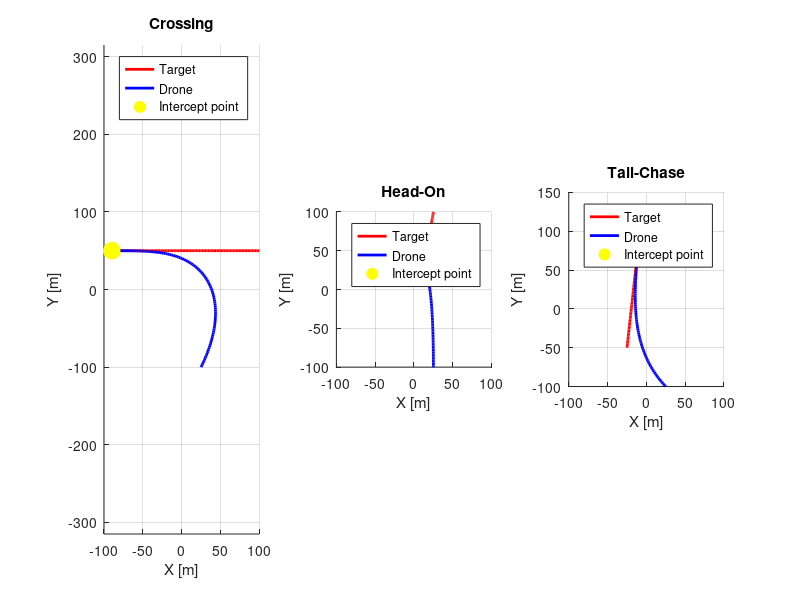

Reproduce this figure in MATLAB.
function demo_pursuit_guidance_custom_positions()

    %% Simulation Parameters
    dt = 0.1;            % time step (s)
    T  = 20;             % total simulation time (s)
    timeVec = 0:dt:T;    % time array

    % Drone speeds in each scenario (m/s)
    droneSpeedCross  = 25; 
    droneSpeedHeadOn = 20;
    droneSpeedTail   = 24;
    
    % Target speeds in each scenario (m/s)
    targetSpeedCross  = 19;
    targetSpeedHeadOn = 12;
    targetSpeedTail   = 18;

    %% 1) CROSSING SCENARIO
    p0_drone_cross  = [25; -100];     % Drone starts at (25, -100)
    p0_target_cross = [100; 50];      % Target starts at (100, 50)
    v_target_cross  = [-targetSpeedCross; 0];  % Moves horizontally to the left

    [droneCross, targetCross, interceptCross, timeCross] = simulatePursuitGuidance( ...
        p0_drone_cross, p0_target_cross, droneSpeedCross, v_target_cross, dt, timeVec);

    %% 2) HEAD-ON SCENARIO
    p0_drone_headOn  = [25; -100];     % Drone at (25, -100)
    p0_target_headOn = [25; 100];      % Target at (25, 100)
    v_target_headOn  = [-2; -targetSpeedHeadOn];  % Mostly vertical velocity

    [droneHeadOn, targetHeadOn, interceptHeadOn, timeHeadOn] = simulatePursuitGuidance( ...
        p0_drone_headOn, p0_target_headOn, droneSpeedHeadOn, v_target_headOn, dt, timeVec);

    %% 3) TAIL-CHASE SCENARIO
    p0_drone_tail  = [25; -100];      % Drone at (25, -100)
    p0_target_tail = [-25; -50];      % Target at (-25, -50)
    v_target_tail  = [2; targetSpeedTail];  % Slight horizontal drift, mostly upward

    [droneTail, targetTail, interceptTail, timeTail] = simulatePursuitGuidance( ...
        p0_drone_tail, p0_target_tail, droneSpeedTail, v_target_tail, dt, timeVec);

    %% Display Interception Times
    fprintf('Interception Times:\n');
    fprintf('Crossing Scenario: %.2f seconds\n', timeCross);
    fprintf('Head-On Scenario: %.2f seconds\n', timeHeadOn);
    fprintf('Tail-Chase Scenario: %.2f seconds\n', timeTail);

    %% Plot Results: side by side comparison of the 3 scenarios
    figure('Name','Pursuit Guidance with Explosion','NumberTitle','off','Color','w');

    % CROSSING
    subplot(1,3,1); hold on; grid on; axis equal;
    plot(targetCross(1,:), targetCross(2,:), 'r-', 'LineWidth', 2, 'DisplayName','Target');
    plot(droneCross(1,:),  droneCross(2,:),  'b-', 'LineWidth', 2, 'DisplayName','Drone');
    if ~isempty(interceptCross)
        plot(interceptCross(1), interceptCross(2), 'yo', 'MarkerSize', 12, 'MarkerFaceColor', 'y', 'DisplayName', 'Intercept point');
    end
    legend('Location','best');
    title('Crossing');
    xlabel('X [m]'); ylabel('Y [m]');
    xlim([-100, 100]);

    % HEAD-ON
    subplot(1,3,2); hold on; grid on; axis equal;
    plot(targetHeadOn(1,:), targetHeadOn(2,:), 'r-', 'LineWidth', 2, 'DisplayName','Target');
    plot(droneHeadOn(1,:),  droneHeadOn(2,:),  'b-', 'LineWidth', 2, 'DisplayName','Drone');
    if ~isempty(interceptHeadOn)
        plot(interceptHeadOn(1), interceptHeadOn(2), 'yo', 'MarkerSize', 12, 'MarkerFaceColor', 'y', 'DisplayName', 'Intercept point');
    end
    legend('Location','best');
    title('Head-On');
    xlabel('X [m]'); ylabel('Y [m]');
    xlim([-100, 100]);  % Set x-axis range
    ylim([-100, 100]);  % Set y-axis range

    % TAIL-CHASE
    subplot(1,3,3); hold on; grid on; axis equal;
    plot(targetTail(1,:), targetTail(2,:), 'r-', 'LineWidth', 2, 'DisplayName','Target');
    plot(droneTail(1,:),  droneTail(2,:),  'b-', 'LineWidth', 2, 'DisplayName','Drone');
    if ~isempty(interceptTail)
        plot(interceptTail(1), interceptTail(2), 'yo', 'MarkerSize', 12, 'MarkerFaceColor', 'y', 'DisplayName', 'Intercept point');
    end
    legend('Location','best');
    title('Tail-Chase');
    xlabel('X [m]'); ylabel('Y [m]');
    xlim([-100, 100]);  % Set x-axis range
    ylim([-100, 150]);  % Set y-axis range
end

%% ===================================================================== %%
function [dronePath, targetPath, interceptPoint, interceptTime] = simulatePursuitGuidance( ...
    p0_drone, p0_target, droneSpeed, v_target, dt, timeVec)


    N = length(timeVec);
    interceptionThreshold = 5;  % Threshold distance for interception (m)
    interceptPoint = [];  % Initialize interception point as empty
    interceptTime = NaN;  % Initialize interception time as NaN

    % Allocate memory for position storage
    dronePath  = nan(2, N);  % Use NaN for unfilled entries after interception
    targetPath = nan(2, N);

    % Initialize positions
    dronePos  = p0_drone;
    targetPos = p0_target;

    % Store initial positions
    dronePath(:,1)  = dronePos;
    targetPath(:,1) = targetPos;

    for k = 2:N
        % Update target position
        targetPos = targetPos + v_target * dt;

        % Calculate relative position from drone to target
        relPos = targetPos - dronePos;
        dist   = norm(relPos);  % Distance between drone and target

        % Check if the drone has intercepted the target
        if dist <= interceptionThreshold
            % Record interception point and time
            interceptPoint = targetPos;
            interceptTime = timeVec(k);
            % Store the final positions for plotting
            dronePath(:,k)  = dronePos;
            targetPath(:,k) = targetPos;
            % End simulation early
            break;
        end

        % Calculate the unit direction toward the target
        if dist > 1e-6
            unitDir = relPos / dist;  % Unit vector pointing to the target
        else
            unitDir = [0; 0];  % Drone has reached the target
        end

        % Update drone position
        dronePos = dronePos + droneSpeed * unitDir * dt;

        % Store positions for plotting
        dronePath(:,k)  = dronePos;
        targetPath(:,k) = targetPos;
    end

    % Trim unused path entries
    dronePath = dronePath(:, ~isnan(dronePath(1,:)));
    targetPath = targetPath(:, ~isnan(targetPath(1,:)));
end
